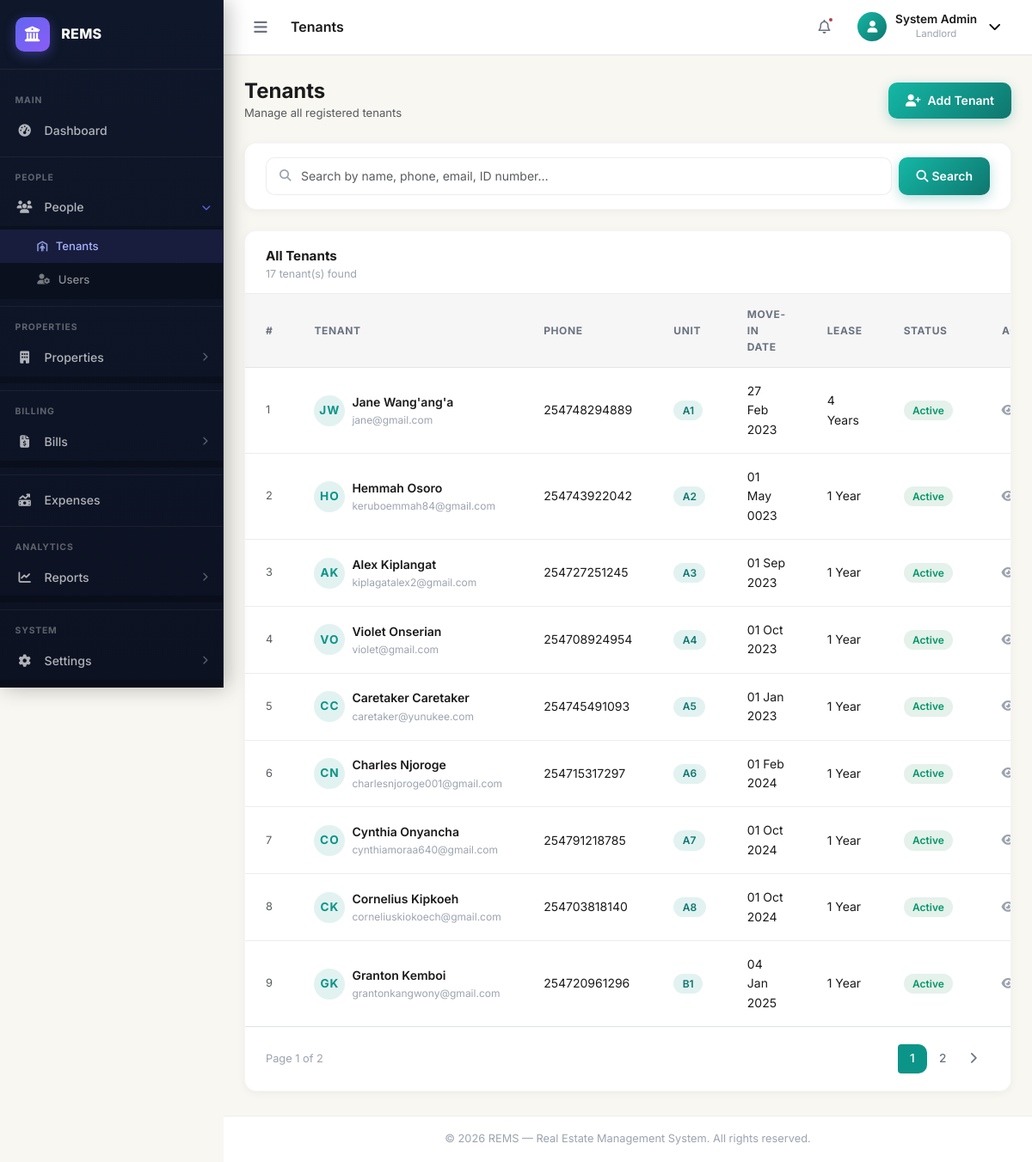
Page /tenants/ (signed in) on the earlier database version.
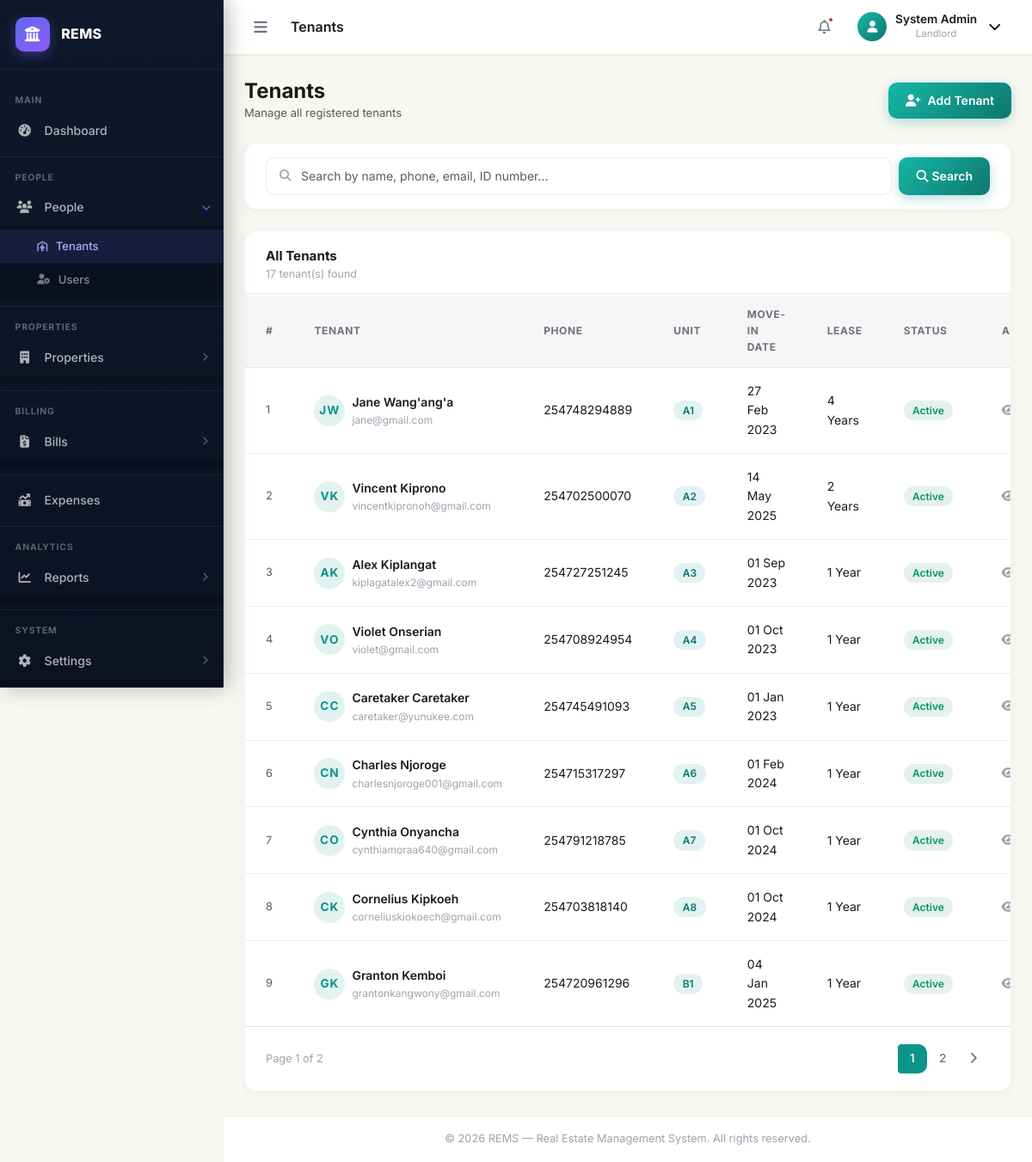
Same page on the later database version.
### apps/users/models.py (models this page shows, shortened)
class User(AbstractUser, AbstractBaseModel):
    role = models.CharField(max_length=255, choices=UserRoles.choices(), default="Tenant")
    phone = models.CharField(max_length=255, blank=True, null=True)
    address = models.TextField(blank=True, null=True)
    city = models.CharField(max_length=255, blank=True, null=True)
    state = models.CharField(max_length=255, blank=True, null=True)
    zip_code = models.CharField(max_length=255, blank=True, null=True)
    country = models.CharField(max_length=255, blank=True, null=True)
    avatar = models.ImageField(upload_to="avatars/", blank=True, null=True)
    gender = models.CharField(max_length=255, blank=True, null=True)
    marital_status = models.CharField(max_length=255, blank=True, null=True)
    id_number = models.CharField(max_length=255, null=True, blank=True)
    firebase_uid = models.CharField(max_length=255, null=True, blank=True)
    profile_picture = models.URLField(max_length=255, null=True, blank=True)

### apps/tenants/models.py (models this page shows, shortened)
class Tenant(AbstractBaseModel):
    user = models.OneToOneField("users.User", on_delete=models.CASCADE)
    lease_date = models.DateField(null=True)
    move_in_date = models.DateField(null=True)
    status = models.CharField(max_length=255, default="Active")
    occupation = models.CharField(max_length=255, null=True, blank=True)
    lease_duration = models.CharField(max_length=255, null=True, blank=True)
    renews_every = models.CharField(max_length=255, null=True, blank=True)
    def unit(self):
        return PropertyUnit.objects.get(tenant=self)

### apps/properties/models.py (models this page shows, shortened)
class PropertyUnit(AbstractBaseModel):
    property = models.ForeignKey(Property, on_delete=models.CASCADE, related_name="propertyunits")
    name = models.CharField(max_length=255)
    rent = models.DecimalField(max_digits=10, decimal_places=2, default=Decimal("0.00"))
    is_occupied = models.BooleanField(default=False)
    floor = models.CharField(max_length=255, null=True, blank=True, default="1")  # models.PositiveIntegerField(default=1)
    unit_type = models.CharField(max_length=255, null=True, blank=True)
    tenant = models.OneToOneField("tenants.Tenant", on_delete=models.SET_NULL, null=True, blank=True, related_name="tenantunit")
    status = models.CharField(max_length=255, null=True, blank=True)
    security_deposit = models.DecimalField(max_digits=10, decimal_places=2, default=Decimal("0.00"))
    water_meter_number = models.CharField(max_length=255, null=True, blank=True)
    electricity_meter_number = models.CharField(max_length=255, null=True, blank=True)
    water_price = models.DecimalField(max_digits=10, decimal_places=2, default=Decimal("200.00"))

### apps/tenants/views.py (the view, shortened to what this page needs)
# urls.py: path("", TenantListView.as_view(), name="tenants"),
class TenantListView(LoginRequiredMixin, ListView):
    model = Tenant
    template_name = "tenants/tenants.html"
    context_object_name = "tenants"
    paginate_by = 9
    def get_queryset(self):
        queryset = super().get_queryset()
        search_query = self.request.GET.get("search", "")
        return queryset.order_by("tenantunit__name")
    def get_context_data(self, **kwargs):
        context = super().get_context_data(**kwargs)
        context["lease_durations"] = LEASE_DURATIONS
        context["marital_statuses"] = MARITAL_STATUSES
        context["units"] = PropertyUnit.objects.filter(is_occupied=False)
        return context

### templates/tenants/tenants.html (shortened to what this page needs)
{% extends "base.html" %}
{% load static %}
{% block page_title %}Tenants{% endblock %}
{% block content %}
<div class="d-flex align-items-center justify-content-between mb-4 flex-wrap gap-2">
    <div>
        <h1 class="fs-4 fw-bold mb-0" style="color:var(--text-primary)">Tenants</h1>
        <p class="text-muted mb-0" style="font-size:.82rem">Manage all registered tenants</p>
    </div>
    <a href="{% url 'new-tenant' %}" class="rems-btn rems-btn--primary" id="btn-add-tenant">
        <i class="fa-solid fa-user-plus me-2"></i> Add Tenant
    </a>
</div>
<div class="rems-card mb-4">
    <div class="rems-card__body py-3">
        <form method="GET" action="" class="d-flex gap-2 flex-wrap">
            <div class="search-wrap flex-grow-1">
                <i class="fa-solid fa-magnifying-glass search-icon"></i>
                <input type="text" name="search" value="{{ request.GET.search }}"
                       class="form-control search-input" id="tenantSearch"
                       placeholder="Search by name, phone, email, ID number…">
            </div>
            <button type="submit" class="rems-btn rems-btn--primary">
                <i class="fa-solid fa-search me-1"></i> Search
            </button>
        </form>
    </div>
</div>
<div class="rems-card">
    <div class="rems-card__header">
        <div>
            <h5 class="rems-card__title">All Tenants</h5>
            <p class="rems-card__subtitle">{{ page_obj.paginator.count }} tenant(s) found</p>
        </div>
    </div>
    <div class="table-responsive">
        <table class="rems-table" id="tenantsTable">
            <thead>
                <tr>
                    <th>#</th>
                    <th>Tenant</th>
                    <th>Phone</th>
                    <th>Unit</th>
                    <th>Move-in Date</th>
                    <th>Lease</th>
                    <th>Status</th>
                    <th class="text-end">Actions</th>
                </tr>
            </thead>
            <tbody>
                {% for tenant in tenants %}
                <tr>
                    <td class="text-muted" style="font-size:.8rem">{{ forloop.counter }}</td>
                    <td>
                        <div class="d-flex align-items-center gap-2">
                            <div class="table-avatar">
                                {{ tenant.user.first_name|first|upper }}{{ tenant.user.last_name|first|upper }}
                            </div>
                            <div>
                                <div class="fw-600" style="font-size:.875rem">
                                    {{ tenant.user.first_name }} {{ tenant.user.last_name }}
                                </div>
                                <div style="font-size:.75rem;color:var(--text-muted)">
                                    {{ tenant.user.email|default:"—" }}
                                </div>
                            </div>
                        </div>
                    </td>
                    <td>{{ tenant.user.phone|default:"—" }}</td>
                    <td>
                        {% with u=tenant.unit %}
                            {% if u %}<span class="rems-badge rems-badge--blue">{{ u.name }}</span>
                            {% else %}<span class="text-muted">—</span>{% endif %}
                        {% endwith %}
                    </td>
                    <td>{{ tenant.move_in_date|date:"d M Y"|default:"—" }}</td>
                    <td>{{ tenant.lease_duration|default:"—" }}</td>
                    <td>
                        <span class="rems-badge {% if tenant.status == 'Active' %}rems-badge--green{% else %}rems-badge--red{% endif %}">
                            {{ tenant.status }}
                        </span>
                    </td>
                    <td class="text-end">
                        <div class="d-flex justify-content-end gap-1">
                            <a href="{% url 'tenant-detail' tenant.pk %}" class="action-btn action-btn--view" title="View Details">
                                <i class="fa-solid fa-eye"></i>
                            </a>
                        </div>
                    </td>
                </tr>
                {% endfor %}
            </tbody>
        </table>
    </div>
    {% if page_obj.has_other_pages %}
    <div class="rems-card__body border-top d-flex justify-content-between align-items-center flex-wrap gap-2">
        <span style="font-size:.8rem;color:var(--text-muted)">
            Page {{ page_obj.number }} of {{ page_obj.paginator.num_pages }}
        </span>
        <nav>
            <ul class="pagination pagination-sm mb-0 rems-pagination">
                {% for num in page_obj.paginator.page_range %}
                <li class="page-item {% if num == page_obj.number %}active{% endif %}">
                    <a class="page-link" href="?page={{ num }}{% if request.GET.search %}&search={{ request.GET.search }}{% endif %}">{{ num }}</a>
                </li>
                {% endfor %}
                {% if page_obj.has_next %}
                <li class="page-item">
                    <a class="page-link" href="?page={{ page_obj.next_page_number }}{% if request.GET.search %}&search={{ request.GET.search }}{% endif %}">
                        <i class="fa-solid fa-chevron-right"></i>
                    </a>
                </li>
                {% endif %}
            </ul>
        </nav>
    </div>
    {% endif %}
</div>
{% endblock %}

### templates/base.html (shortened to what this page needs)
{% load static %}
<!DOCTYPE html>
<html lang="en">
<head>
    <link rel="stylesheet" href="https://cdn.jsdelivr.net/npm/bootstrap@5.3.3/dist/css/bootstrap.min.css">
    <link rel="stylesheet" href="https://cdnjs.cloudflare.com/ajax/libs/font-awesome/6.5.0/css/all.min.css">
    <link rel="stylesheet" href="{% static 'css/main.css' %}">
    <link rel="stylesheet" href="{% static 'css/sidebar.css' %}">
</head>
<body class="{% block body_class %}{% endblock %}">
{% if user.is_authenticated %}
<div class="rems-wrapper" id="remsWrapper">
    {% if request.user.role == "Caretaker" or request.user.role == "House Manager" %}
        {% include "includes/caretaker_sidebar.html" %}
    {% else %}
        {% include "includes/sidebar.html" %}
    {% endif %}
    <div class="rems-main" id="remsMain">
        <header class="rems-topbar">
            <div class="topbar-left">
                <button class="sidebar-toggle-btn" id="sidebarToggleBtn" title="Toggle Sidebar">
                    <i class="fa-solid fa-bars"></i>
                </button>
                <div class="breadcrumb-area d-none d-lg-flex">
                    <span class="page-title">{% block page_title %}Dashboard{% endblock %}</span>
                </div>
            </div>
            <div class="topbar-right">
                <button class="topbar-icon-btn d-none d-md-flex" title="Notifications">
                    <i class="fa-regular fa-bell"></i>
                    <span class="badge-dot"></span>
                </button>
                <div class="topbar-user dropdown">
                    <button class="user-avatar-btn dropdown-toggle" data-bs-toggle="dropdown" id="userDropdown" title="Account">
                        <div class="user-avatar user-avatar--mobile">
                            <i class="fa-solid fa-user d-none d-md-inline"></i>
                        </div>
                        <div class="user-info d-none d-md-block">
                            <span class="user-name">{{ user.get_full_name|default:user.username }}</span>
                            <span class="user-role">{{ user.role|default:"Administrator" }}</span>
                        </div>
                        <i class="fa-solid fa-chevron-down ms-1 d-none d-md-inline"></i>
                    </button>
                </div>
            </div>
        </header>
        <main class="rems-content">
            {% block content %}{% endblock %}
        </main>
        <footer class="rems-footer">
            <span>&copy; {% now "Y" %} REMS &mdash; Real Estate Management System. All rights reserved.</span>
        </footer>
    </div>
</div>
{% else %}
<div class="auth-layout">
    {% block auth_content %}{% endblock %}
</div>
{% endif %}
</body>
</html>

Differences in the rows shown:
removed Tenant: user.first_name|first "H", user.last_name|first "O", user.first_name "Hemmah", user.last_name "Osoro", user.email "keruboemmah84@gmail.com", user.phone "254743922042", unit.name "A2", move_in_date "01 May 0023", lease_duration "1 Year", status "Active"
added Tenant: user.first_name|first "V", user.last_name|first "K", user.first_name "Vincent", user.last_name "Kiprono", user.email "vincentkipronoh@gmail.com", user.phone "254702500070", unit.name "A2", move_in_date "14 May 2025", lease_duration "2 Years", status "Active"
